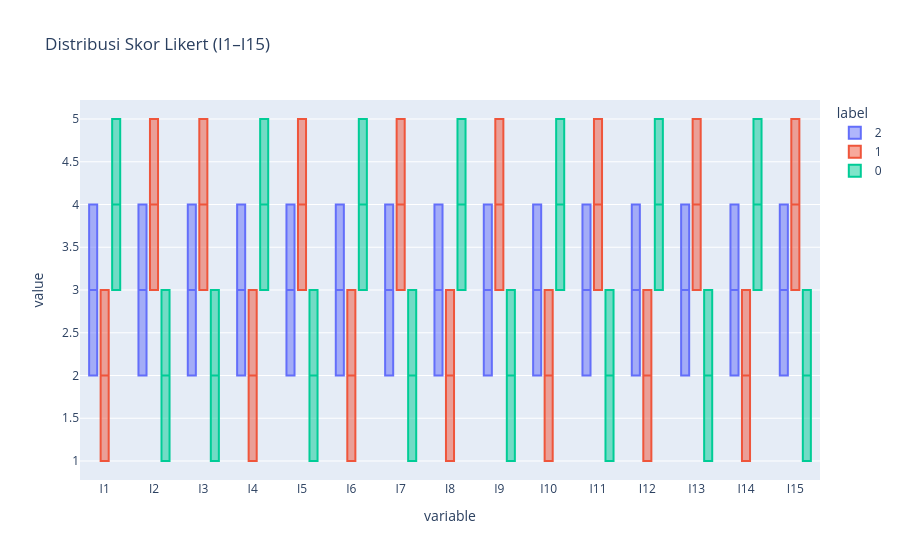

Notebook code for this chart:
### Code cell
# Distribusi Skor Kuesioner (I1–I15)
likert_cols = [col for col in df.columns if col.startswith('I')]

df_melt = df.melt(id_vars='label', value_vars=likert_cols)

fig = px.box(
    df_melt,
    x='variable',
    y='value',
    color='label',
    title='Distribusi Skor Likert (I1–I15)'
)

fig.show()

### Figure 1 — Plotly figure (JSON) as saved in the notebook; plotly's stock layout.template omitted (floating-point values rounded to 4 significant figures; data arrays with more than 128 entries replaced by an {"elided": "..."} marker saying what was removed)
{"data": [{"alignmentgroup": "True", "hovertemplate": "label=2<br>variable=%{x}<br>value=%{y}<extra></extra>", "legendgroup": "2", "marker": {"color": "#636efa"}, "name": "2", "notched": false, "offsetgroup": "2", "orientation": "v", "showlegend": true, "type": "box", "x": {"elided": "5250 str values"}, "x0": " ", "xaxis": "x", "y": {"elided": "5250 int values"}, "y0": " ", "yaxis": "y"}, {"alignmentgroup": "True", "hovertemplate": "label=1<br>variable=%{x}<br>value=%{y}<extra></extra>", "legendgroup": "1", "marker": {"color": "#EF553B"}, "name": "1", "notched": false, "offsetgroup": "1", "orientation": "v", "showlegend": true, "type": "box", "x": {"elided": "4500 str values"}, "x0": " ", "xaxis": "x", "y": {"elided": "4500 int values"}, "y0": " ", "yaxis": "y"}, {"alignmentgroup": "True", "hovertemplate": "label=0<br>variable=%{x}<br>value=%{y}<extra></extra>", "legendgroup": "0", "marker": {"color": "#00cc96"}, "name": "0", "notched": false, "offsetgroup": "0", "orientation": "v", "showlegend": true, "type": "box", "x": {"elided": "5250 str values"}, "x0": " ", "xaxis": "x", "y": {"elided": "5250 int values"}, "y0": " ", "yaxis": "y"}], "layout": {"boxmode": "group", "legend": {"title": {"text": "label"}, "tracegroupgap": 0}, "title": {"text": "Distribusi Skor Likert (I1–I15)"}, "xaxis": {"anchor": "y", "domain": [0, 1], "title": {"text": "variable"}}, "yaxis": {"anchor": "x", "domain": [0, 1], "title": {"text": "value"}}}}
